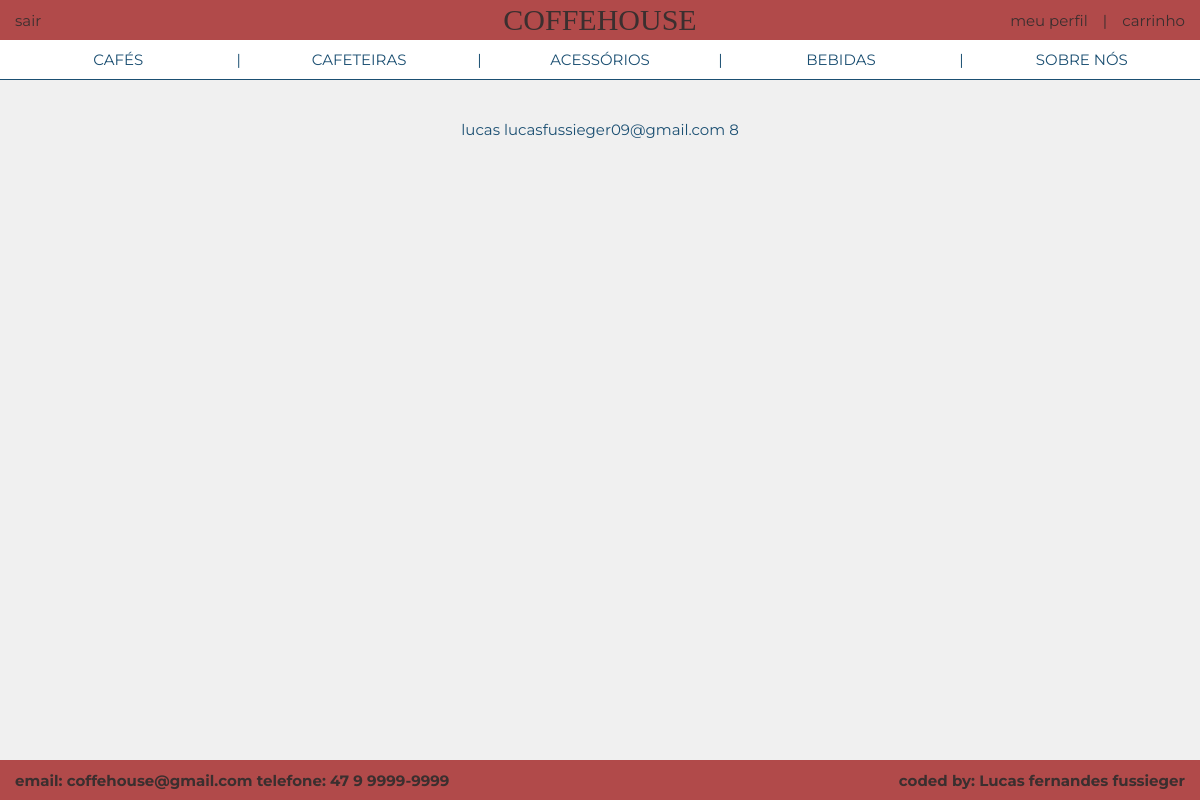
The page /cliente_details/8 (signed in) on the database its author committed.
### usuarios/models.py (models this page shows, shortened)
class User(AbstractUser):
    email = models.EmailField(max_length=100, unique=True)
    nome = models.CharField(max_length=100)
    user_type = models.CharField(max_length=50)

### usuarios/views.py (the view)
# urls.py: path('cliente_details/<int:cliente_id>', views.cliente_details, name = 'cliente_details'),
@login_required
def cliente_details(request, cliente_id):
    usuario = get_object_or_404(User, id = cliente_id)
    return render(request, 'cliente_details.html', {'user': usuario, 'usuario': request.user})

### templates/cliente_details.html (shortened to what this page needs)
<!DOCTYPE html>
<html lang="en">
<head>
    <link rel="stylesheet" href="/static/css/index.css">
</head>
<body>
    {% include 'partials/header.html'%}
    <main>
        {{user.nome}}
        {{user.email}}
        {{user.id}}
    </main>
</body>
</html>

### static/css/index.css (style rules this page uses)
* { margin: 0; padding: 0; box-sizing: border-box; }
body { overflow-x: hidden; background: #f0f0f0; margin: 0; padding: 0; text-decoration: none; gap: 50px; }
main { font-family: Montserrat, 'Alfa Slab One'; color: #1b4f72; font-size: 15px; display: flex; justify-content: center; align-items: center; text-decoration: none; flex-direction: column; margin-top: 40px; }

### rows shown on the page
User: nome "lucas", email "lucasfussieger09@gmail.com", id "8"
